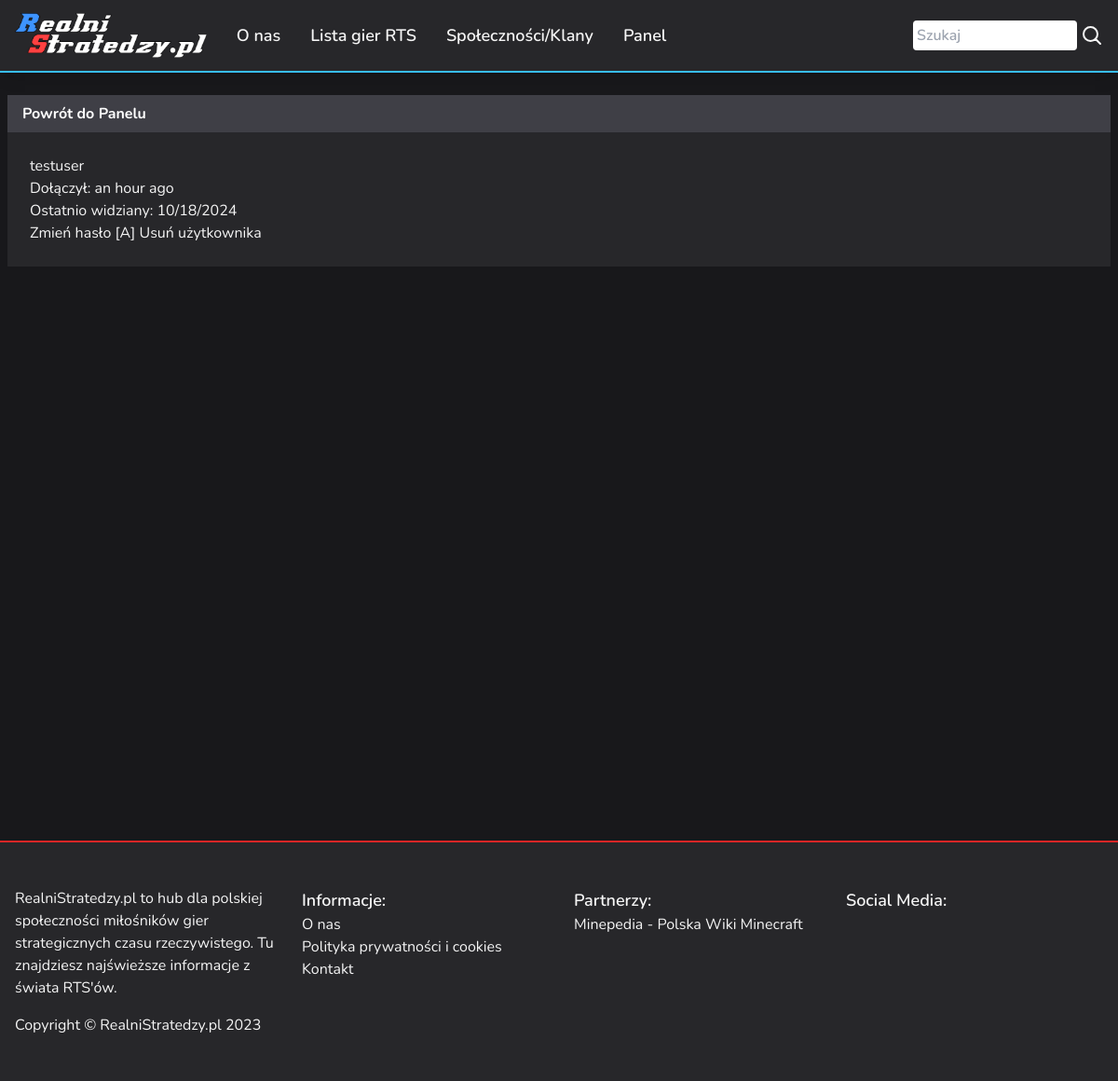
The app's page /control-panel/user/testuser (signed in) with its own data.
### app/models.py (models this page shows, shortened)
class User(UserMixin, db.Model):
    __tablename__ = 'users'
    id = db.Column(db.Integer, primary_key=True)
    email = db.Column(db.String(64), index=True, default=None)
    username = db.Column(db.String(64), unique=True, index=True)
    password_hash = db.Column(db.String(128))
    role_id = db.Column(db.Integer, db.ForeignKey('roles.id'))
    member_since = db.Column(db.DateTime(), default=datetime.datetime.utcnow)
    last_seen = db.Column(db.DateTime(), default=datetime.datetime.utcnow)
    posts = db.relationship('Post', backref='author', lazy='dynamic')
    @property
    def password(self):
        raise AttributeError('password is not a readable attr')
    def is_administrator(self):
        return self.can(Permission.ADMIN)
    def can(self, perm):
        return self.role is not None and self.role.has_permission(perm)

### app/control_panel/views.py (the view)
@control_panel.route('/user/<username>')
@login_required
def user(username):
    user = db.session.execute(db.select(User).filter_by(username=username)).scalar_one()
    posts = user.posts.order_by(Post.timestamp.desc()).all()
    return render_template('control_panel/user.html', user=user, posts=posts)

### app/main/forms.py
class SearchForm(FlaskForm):
    searched = StringField('Wyszukaj', validators=[DataRequired()])
    submit = SubmitField('Szukaj')

### app/control_panel/__init__.py (called while the page is built)
@control_panel.app_context_processor
def inject_permissions():
    return dict(Permission=Permission)

@control_panel.context_processor
def inject_context():
    links = db.session.execute(db.Select(Link.name, Link.content)).all()
    return dict(social_links=links)

### app/main/__init__.py (called while the page is built)
@main.app_context_processor
def inject_base():
    form = SearchForm()
    return dict(search_form=form)

### app/models.py (called while the page is built)
@login_manager.user_loader
def load_user(user_id):
    return db.get_or_404(User, user_id)

    def has_permission(self, perm):
        return self.permissions & perm == perm

### app/templates/control_panel/user.html (shortened to what this page needs)
{% extends "base.html" %}
{% block main %}
{% import "_macros.html" as macros %}
{{ macros.render_back_to_panel() }}
<div class="bg-zinc-800 px-6 py-6">
    <h2>{{ user.username }} {% if user.is_administrator() %}[ADMIN]{% endif %}</h2>
    <p>Dołączył: {{ moment(user.member_since).fromNow() }}</p>
    <p>Ostatnio widziany: {{ moment(user.last_seen).format('L') }}</p>
    {% if current_user.is_administrator() %}
    <a href="{{ url_for('.auth.set_new_password', id=user.id) }}">Zmień hasło [A]</a>
    {% endif %}
    {% if current_user.is_administrator() %}
    <a href="{{ url_for('.auth.delete_user', id=user.id) }} " onclick="return confirm('Czy jesteś pewien, że chcesz usunąć usera?');">Usuń użytkownika</a>
    {% endif %}
</div>
{% endblock %}

### records on screen
User: username "testuser", member_since "an hour ago", last_seen "10/18/2024"
